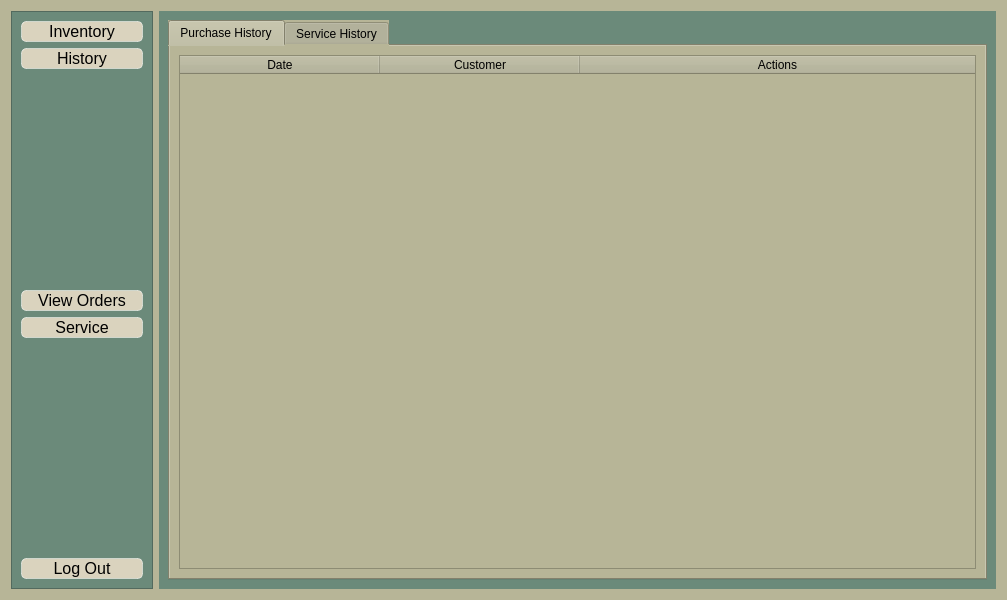
<?xml version="1.0" encoding="UTF-8"?>
<ui version="4.0">
 <class>StaffPage</class>
 <widget class="QWidget" name="StaffPage">
  <property name="geometry">
   <rect>
    <x>0</x>
    <y>0</y>
    <width>1007</width>
    <height>600</height>
   </rect>
  </property>
  <property name="windowTitle">
   <string>Staff Page</string>
  </property>
  <property name="styleSheet">
   <string notr="true">QWidget{
 background-color: rgb(183, 181, 151);
}</string>
  </property>
  <layout class="QHBoxLayout" name="horizontalLayout">
   <item>
    <widget class="QFrame" name="frame">
     <property name="styleSheet">
      <string notr="true">QFrame{
background-color: rgb(107, 138, 122)

}</string>
     </property>
     <property name="frameShape">
      <enum>QFrame::StyledPanel</enum>
     </property>
     <property name="frameShadow">
      <enum>QFrame::Raised</enum>
     </property>
     <layout class="QVBoxLayout" name="verticalLayout">
      <item>
       <widget class="QPushButton" name="inventory">
        <property name="styleSheet">
         <string notr="true">QPushButton{
background-color: rgb(218, 211, 190);
color: black;
border: 1px solid rgba(255, 255, 255, 0.5);
border-radius: 5px;
font-size:16px;
text-align: center;
width: 120px
}

QPushButton:hover {
background-color: rgba(255, 255, 255, 0.3);
}

QPushButton:pressed {
background-color: rgba(255, 255, 255, 0.1);
}

</string>
        </property>
        <property name="text">
         <string>Inventory</string>
        </property>
       </widget>
      </item>
      <item>
       <widget class="QPushButton" name="history">
        <property name="styleSheet">
         <string notr="true">QPushButton{
background-color: rgb(218, 211, 190);
color: black;
border: 1px solid rgba(255, 255, 255, 0.5);
border-radius: 5px;
font-size:16px;
text-align: center;
width: 120px
}

QPushButton:hover {
background-color: rgba(255, 255, 255, 0.3);
}

QPushButton:pressed {
background-color: rgba(255, 255, 255, 0.1);
}

</string>
        </property>
        <property name="text">
         <string>History</string>
        </property>
       </widget>
      </item>
      <item>
       <spacer name="verticalSpacer_2">
        <property name="orientation">
         <enum>Qt::Vertical</enum>
        </property>
        <property name="sizeHint" stdset="0">
         <size>
          <width>20</width>
          <height>40</height>
         </size>
        </property>
       </spacer>
      </item>
      <item>
       <widget class="QPushButton" name="viewOrder">
        <property name="styleSheet">
         <string notr="true">QPushButton{
background-color: rgb(218, 211, 190);
color: black;
border: 1px solid rgba(255, 255, 255, 0.5);
border-radius: 5px;
font-size:16px;
text-align: center;
width: 120px
}

QPushButton:hover {
background-color: rgba(255, 255, 255, 0.3);
}

QPushButton:pressed {
background-color: rgba(255, 255, 255, 0.1);
}

</string>
        </property>
        <property name="text">
         <string>View Orders</string>
        </property>
       </widget>
      </item>
      <item>
       <widget class="QPushButton" name="service">
        <property name="styleSheet">
         <string notr="true">QPushButton{
background-color: rgb(218, 211, 190);
color: black;
border: 1px solid rgba(255, 255, 255, 0.5);
border-radius: 5px;
font-size:16px;
text-align: center;
width: 120px
}

QPushButton:hover {
background-color: rgba(255, 255, 255, 0.3);
}

QPushButton:pressed {
background-color: rgba(255, 255, 255, 0.1);
}

</string>
        </property>
        <property name="text">
         <string>Service</string>
        </property>
       </widget>
      </item>
      <item>
       <spacer name="verticalSpacer">
        <property name="orientation">
         <enum>Qt::Vertical</enum>
        </property>
        <property name="sizeHint" stdset="0">
         <size>
          <width>20</width>
          <height>40</height>
         </size>
        </property>
       </spacer>
      </item>
      <item>
       <widget class="QPushButton" name="logOut">
        <property name="styleSheet">
         <string notr="true">QPushButton{
background-color: rgb(218, 211, 190);
color: black;
border: 1px solid rgba(255, 255, 255, 0.5);
border-radius: 5px;
font-size:16px;
text-align: center;
width: 120px
}

QPushButton:hover {
background-color: rgba(255, 255, 255, 0.3);
}

QPushButton:pressed {
background-color: rgba(255, 255, 255, 0.1);
}

</string>
        </property>
        <property name="text">
         <string>Log Out</string>
        </property>
       </widget>
      </item>
     </layout>
    </widget>
   </item>
   <item>
    <widget class="QStackedWidget" name="stackedWidget">
     <property name="styleSheet">
      <string notr="true"/>
     </property>
     <property name="currentIndex">
      <number>2</number>
     </property>
     <widget class="QWidget" name="page">
      <property name="styleSheet">
       <string notr="true">QWidget{
background-color: rgb(107, 138, 122)

}</string>
      </property>
      <layout class="QVBoxLayout" name="verticalLayout_2">
       <item>
        <layout class="QHBoxLayout" name="horizontalLayout_2">
         <item>
          <widget class="QLineEdit" name="productSearch">
           <property name="styleSheet">
            <string notr="true">QLineEdit{
background-color: rgb(218, 211, 190);
color: black;


font-size: 16px;
padding:2px;
text-align: center;


}

QLineEdit:hover {
background-color: rgba(255, 255, 255, 0.3);
}

</string>
           </property>
           <property name="maxLength">
            <number>50</number>
           </property>
           <property name="placeholderText">
            <string>Search</string>
           </property>
          </widget>
         </item>
         <item>
          <spacer name="horizontalSpacer">
           <property name="orientation">
            <enum>Qt::Horizontal</enum>
           </property>
           <property name="sizeHint" stdset="0">
            <size>
             <width>40</width>
             <height>20</height>
            </size>
           </property>
          </spacer>
         </item>
        </layout>
       </item>
       <item>
        <widget class="QTableWidget" name="inventoryTable">
         <property name="styleSheet">
          <string notr="true">QWidget {
    background-color: rgb(183, 181, 151);
    font: 700 9pt &quot;Segoe UI&quot;;
    color: black; /* Sets the font color to black */
}
</string>
         </property>
         <property name="editTriggers">
          <set>QAbstractItemView::NoEditTriggers</set>
         </property>
         <property name="cornerButtonEnabled">
          <bool>false</bool>
         </property>
         <attribute name="horizontalHeaderShowSortIndicator" stdset="0">
          <bool>false</bool>
         </attribute>
         <attribute name="horizontalHeaderStretchLastSection">
          <bool>true</bool>
         </attribute>
         <attribute name="verticalHeaderVisible">
          <bool>false</bool>
         </attribute>
         <column>
          <property name="text">
           <string>Brand</string>
          </property>
         </column>
         <column>
          <property name="text">
           <string>Name</string>
          </property>
         </column>
         <column>
          <property name="text">
           <string>Price</string>
          </property>
         </column>
         <column>
          <property name="text">
           <string>Quantity</string>
          </property>
         </column>
         <column>
          <property name="text">
           <string>Actions</string>
          </property>
         </column>
        </widget>
       </item>
      </layout>
     </widget>
     <widget class="QWidget" name="page_2">
      <property name="styleSheet">
       <string notr="true">QWidget{
background-color: rgb(107, 138, 122)

}</string>
      </property>
      <layout class="QVBoxLayout" name="verticalLayout_3">
       <item>
        <layout class="QHBoxLayout" name="horizontalLayout_3">
         <item>
          <widget class="QLineEdit" name="staffSearch">
           <property name="styleSheet">
            <string notr="true">QLineEdit{
background-color: rgb(218, 211, 190);
color: black;


font-size: 16px;
padding:2px;
text-align: center;


}

QLineEdit:hover {
background-color: rgba(255, 255, 255, 0.3);
}

</string>
           </property>
           <property name="placeholderText">
            <string>Search</string>
           </property>
          </widget>
         </item>
         <item>
          <spacer name="horizontalSpacer_2">
           <property name="orientation">
            <enum>Qt::Horizontal</enum>
           </property>
           <property name="sizeHint" stdset="0">
            <size>
             <width>40</width>
             <height>20</height>
            </size>
           </property>
          </spacer>
         </item>
        </layout>
       </item>
       <item>
        <widget class="QTableWidget" name="staffTable">
         <property name="styleSheet">
          <string notr="true">QWidget {
    background-color: rgb(183, 181, 151);
    font: 700 9pt &quot;Segoe UI&quot;;
    color: black; /* Sets the font color to black */
}
</string>
         </property>
         <property name="editTriggers">
          <set>QAbstractItemView::NoEditTriggers</set>
         </property>
         <attribute name="horizontalHeaderStretchLastSection">
          <bool>true</bool>
         </attribute>
         <attribute name="verticalHeaderVisible">
          <bool>false</bool>
         </attribute>
         <column>
          <property name="text">
           <string>First Name</string>
          </property>
         </column>
         <column>
          <property name="text">
           <string>Last Name</string>
          </property>
         </column>
         <column>
          <property name="text">
           <string>Mobile Number</string>
          </property>
         </column>
         <column>
          <property name="text">
           <string>Address</string>
          </property>
         </column>
         <column>
          <property name="text">
           <string>Date Hired</string>
          </property>
         </column>
        </widget>
       </item>
      </layout>
     </widget>
     <widget class="QWidget" name="page_3">
      <property name="styleSheet">
       <string notr="true">QWidget{
background-color: rgb(107, 138, 122)

}</string>
      </property>
      <layout class="QGridLayout" name="gridLayout">
       <item row="0" column="0">
        <widget class="QTabWidget" name="tabWidget">
         <property name="styleSheet">
          <string notr="true">QWidget {
    background-color: rgb(183, 181, 151);
    font: 700 ;
    color: black; /* Sets the font color to black */
}



</string>
         </property>
         <property name="currentIndex">
          <number>0</number>
         </property>
         <widget class="QWidget" name="tab">
          <attribute name="title">
           <string>Purchase History</string>
          </attribute>
          <layout class="QGridLayout" name="gridLayout_2">
           <item row="0" column="0">
            <widget class="QTableWidget" name="purchaseHistoryTable">
             <property name="styleSheet">
              <string notr="true">QWidget {
    background-color: rgb(183, 181, 151);
    font: 700 9pt &quot;Segoe UI&quot;;
    color: black; /* Sets the font color to black */
}
</string>
             </property>
             <property name="editTriggers">
              <set>QAbstractItemView::NoEditTriggers</set>
             </property>
             <attribute name="horizontalHeaderDefaultSectionSize">
              <number>200</number>
             </attribute>
             <attribute name="horizontalHeaderStretchLastSection">
              <bool>true</bool>
             </attribute>
             <attribute name="verticalHeaderVisible">
              <bool>false</bool>
             </attribute>
             <column>
              <property name="text">
               <string>Date</string>
              </property>
             </column>
             <column>
              <property name="text">
               <string>Customer</string>
              </property>
             </column>
             <column>
              <property name="text">
               <string>Actions</string>
              </property>
             </column>
            </widget>
           </item>
          </layout>
         </widget>
         <widget class="QWidget" name="tab_2">
          <attribute name="title">
           <string>Service History</string>
          </attribute>
          <layout class="QGridLayout" name="gridLayout_3">
           <item row="0" column="0">
            <widget class="QTableWidget" name="serviceHistory">
             <property name="styleSheet">
              <string notr="true">QWidget {
    background-color: rgb(183, 181, 151);
    font: 700 9pt &quot;Segoe UI&quot;;
    color: black; /* Sets the font color to black */
}
</string>
             </property>
             <property name="editTriggers">
              <set>QAbstractItemView::NoEditTriggers</set>
             </property>
             <attribute name="horizontalHeaderStretchLastSection">
              <bool>true</bool>
             </attribute>
             <attribute name="verticalHeaderVisible">
              <bool>false</bool>
             </attribute>
             <column>
              <property name="text">
               <string>Date</string>
              </property>
             </column>
             <column>
              <property name="text">
               <string>Customer</string>
              </property>
             </column>
             <column>
              <property name="text">
               <string>Technician</string>
              </property>
             </column>
             <column>
              <property name="text">
               <string>Device Type</string>
              </property>
             </column>
             <column>
              <property name="text">
               <string>Service Type</string>
              </property>
             </column>
             <column>
              <property name="text">
               <string>Total</string>
              </property>
             </column>
             <column>
              <property name="text">
               <string>Status</string>
              </property>
             </column>
             <column>
              <property name="text">
               <string>Actions</string>
              </property>
             </column>
            </widget>
           </item>
          </layout>
         </widget>
        </widget>
       </item>
      </layout>
     </widget>
    </widget>
   </item>
  </layout>
 </widget>
 <resources/>
 <connections/>
</ui>
